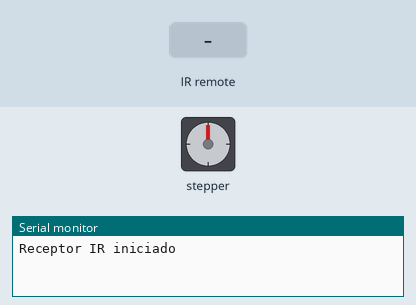
Simulated run of this sketch. Board: Arduino Uno, built with avr-gcc and run on an emulated ATmega328P. Shown: stepper motor, the last lines printed to the serial monitor. The inputs (shaded band) are chosen by the test bench. Stepper angles assume 2048 steps per turn.

Above: at 1.2 s.
1.3 s: infrared code 0xBA45FF00 received
At 1.75 s:
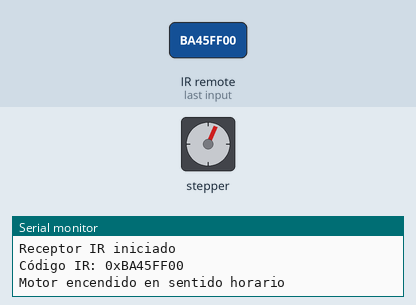
At 2.35 s:
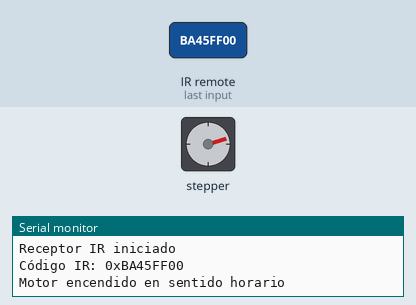
4.3 s: infrared code 0xE718FF00 received
7.3 s: infrared code 0xF30CFF00 received
13.3 s: infrared code 0xBA45FF00 received
At 13.9 s:
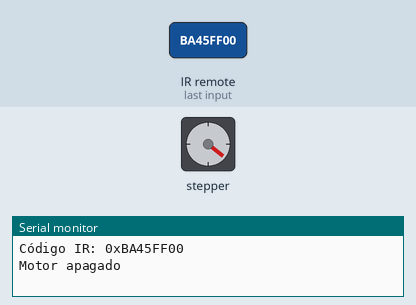
Timing chart, 0 to 15.8 s (numbered marks = the images above; inputs shaded):
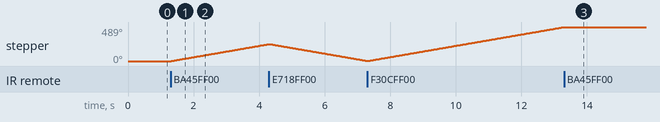

The sketch:

Stepper_With_Remote.ino
```cpp
#include <Stepper.h>
#include <IRremote.h>

/*----- Variables, Pines -----*/
#define STEPS  32   // Número de pasos por revolución del eje interno
const int stepsPerRevolution = 2048;  // Cambia esto para ajustar el número de pasos por revolución
const int rolePerMinute = 15;         // Rango ajustable del motor 28BYJ-48 es de 0~17 rpm
int direction = 1;                    // 1 para adelante, -1 para atrás
int receiverPin = 12; // Pin de señal del receptor IR al pin digital 12 del Arduino
bool motorOn = false; // Estado del motor, comienza apagado

// Define los códigos IR para diferentes botones
#define CODE_ON 0xBA45FF00
#define CODE_DIR1 0xF30CFF00
#define CODE_DIR2 0xE718FF00

/*-----( Declarar objetos )-----*/
// Inicializa la biblioteca stepper en los pines 8 a 11
Stepper myStepper(stepsPerRevolution, 8, 10, 9, 11);

void setup() {
  myStepper.setSpeed(rolePerMinute);
  Serial.begin(9600);  // Inicializa la comunicación serial
  IrReceiver.begin(receiverPin, ENABLE_LED_FEEDBACK); // Iniciar el receptor IR
  Serial.println("Receptor IR iniciado");
}

void loop() {
  if (IrReceiver.decode()) { // ¿Hemos recibido una señal IR?
    unsigned long receivedCode = IrReceiver.decodedIRData.decodedRawData;
    if (receivedCode != 0xFFFFFFFF) { // Ignorar códigos repetidos
      Serial.print("Código IR: 0x");
      Serial.println(receivedCode, HEX);

      switch(receivedCode) {
        case CODE_ON: // Botón para encender o apagar el motor
                      motorOn = !motorOn; // Alterna el estado del motor
                      if (motorOn) {
                        direction = 1; // Comienza en sentido horario
                        Serial.println("Motor encendido en sentido horario");
                      } else {
                        Serial.println("Motor apagado");
                      }
                      break;

        case CODE_DIR1: // Botón para cambiar a dirección 1 (sentido horario)
                        if (motorOn && direction != 1) {
                          direction = 1;
                          Serial.println("Dirección cambiada a sentido horario (clockwise)");
                        }
                        break;

        case CODE_DIR2: // Botón para cambiar a dirección 2 (sentido antihorario)
                        if (motorOn && direction != -1) {
                          direction = -1;
                          Serial.println("Dirección cambiada a sentido antihorario (counterclockwise)");
                        }
                        break;

        default:
                        Serial.println("Código no reconocido");
                        break;
      }
    } else {
      Serial.println("Código repetido, ignorado");
    }

    IrReceiver.resume(); // Recibir el siguiente valor
  }

  if (motorOn) {
    // Gira el motor continuamente en la dirección seleccionada
    myStepper.step(direction); // Paso a paso continuo
  }
}
```

Measured:
- after the input at 1.3 s, stepper: keeps turning clockwise at about 82°/s, starting at once
- after the input at 13.3 s, stepper: stops changing and stays 489°
